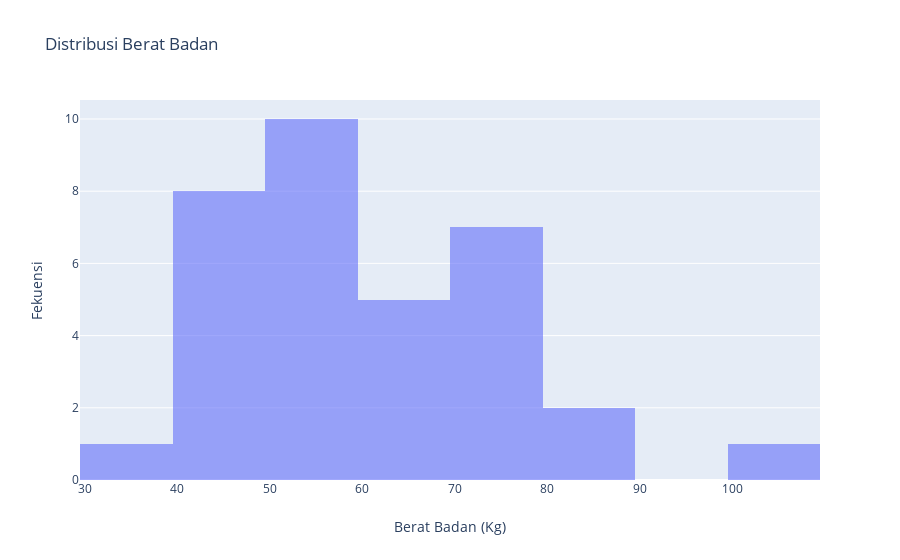

Source (notebook cell):
### Code cell
data = [go.Histogram(
    x = df['berat'],
    marker=dict(opacity= 0.6)
)]

layout = go.Layout(title="Distribusi Berat Badan",
                   xaxis=dict(title='Berat Badan (Kg)'),
                   yaxis=dict(title='Fekuensi'),
                  )
fig = go.Figure(data=data, layout=layout)
iplot(fig, filename='dist-berat')

### Figure 1 — Plotly figure (JSON) as saved in the notebook; plotly's stock layout.template omitted (floating-point values rounded to 4 significant figures)
{"data": [{"marker": {"opacity": 0.6}, "type": "histogram", "x": [71, 55, 64, 80, 56, 45, 52, 48, 85, 73, 70, 70, 61, 70, 52, 42, 38, 60, 107, 47, 55, 50, 67, 50, 41, 50, 75, 45, 45, 55, 52, 64, 44, 79]}], "layout": {"title": {"text": "Distribusi Berat Badan"}, "xaxis": {"title": {"text": "Berat Badan (Kg)"}}, "yaxis": {"title": {"text": "Fekuensi"}}}}
